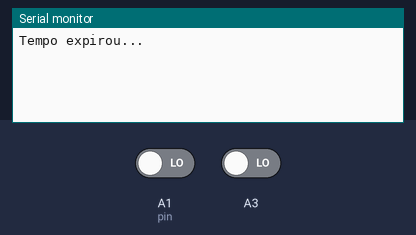
Bench run of a sketch on a simulated Arduino Uno, built with avr-gcc and run on an emulated ATmega328P. Shown: the last lines printed to the serial monitor. The inputs (shaded band) are chosen by the test bench; at power-on: A1 (pin) LOW, A3 LOW.

Above: at 1.2 s.
1.3 s: A1 (pin) driven HIGH
At 1.9 s:
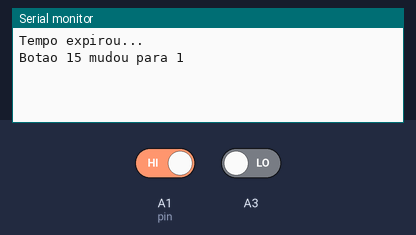
2.8 s: A3 driven HIGH
At 2.96 s:
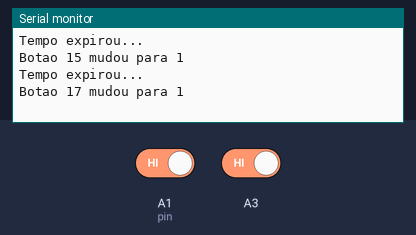
4.3 s: A1 (pin) driven LOW
At 4.9 s:
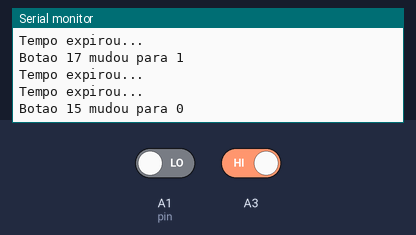
5.8 s: A3 driven LOW
At 5.96 s:
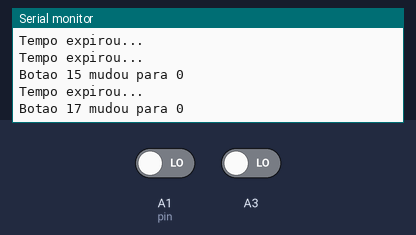

The sketch:

event_driven.ino
```cpp
#include "event_driven.h"
#include "main.h"

unsigned long timer = 0;
unsigned long lastTime = millis();

unsigned lastStateVector = 0;
unsigned pinBitVector = 0;

void button_listen(int pins) {
  pinBitVector = pins;
}

void timer_set(int ms) {
  if (ms > 0)
    timer = ms;
}

void setup() {
  inic();
}

void loop() {

  if (timer > 0 && millis() - lastTime > timer) {
     timer_expired();
     lastTime = millis();
  }

  if (pinBitVector) {
    int pin = A1;
    int auxPin = pinBitVector;
    int i = 0;

    while (auxPin) {
      if (auxPin & 1) {
         int state = digitalRead(pin);
         if (((lastStateVector >> i) & 1) != state) {
            lastStateVector = lastStateVector ^ (1 << i);
            button_changed(pin, state);
         }
      }
      pin++;
      auxPin >>= 1;
      i++;
    }
  }
}
```

event_driven.h
```cpp
void timer_set(int ms);

void button_listen(int pin);
```

main.h
```cpp
#define KEY1       1
#define KEY2       2
#define KEY3       4


void button_changed(int pin, int v);

void timer_expired();

void inic();
```

main.ino
```cpp
#include "main.h"

void button_changed(int pin, int v) {
    Serial.print("Botao ");
    Serial.print(pin);
    Serial.print(" mudou para ");
    Serial.println(v);
}

void timer_expired() {
    Serial.println("Tempo expirou...");
}

void inic() {
  Serial.begin(9600);

  pinMode(A1, INPUT);
  pinMode(A2, INPUT);
  pinMode(A3, INPUT);

  timer_set(1000);
  button_listen(KEY1 | KEY3);
}
```

Measured:
- after the input at 1.3 s, the serial monitor: prints a new line at once (image 1)
- after the input at 2.8 s, the serial monitor: prints a new line at once (image 2)
- after the input at 4.3 s, the serial monitor: prints a new line at once (image 3)
- after the input at 5.8 s, the serial monitor: prints a new line at once (image 4)
